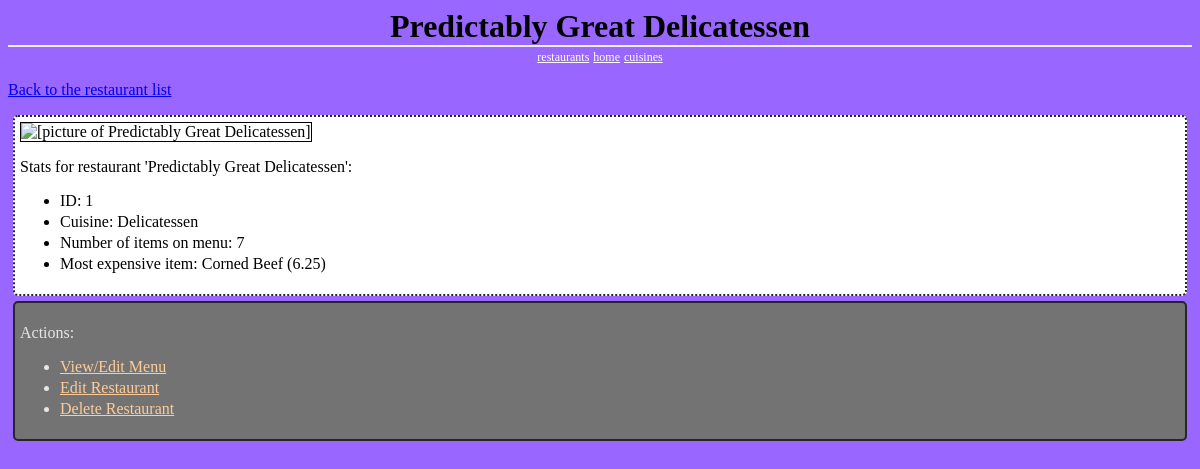
Page /restaurants/1/ on the committed database.
### database_setup.py (models this page shows, shortened)
class Restaurant(Base):
	__tablename__ = 'restaurant'
	id = Column(Integer, primary_key=True)
	name = Column(String(250), nullable=False)
	cuisine_id = Column(Integer, ForeignKey('cuisine.id'))
	user_id = Column(Integer, ForeignKey('user.id'))
	picture = Column(LargeBinary, nullable=False)
	cuisine = relationship(Cuisine)
	user = relationship(User)

class Cuisine(Base):
	__tablename__ = 'cuisine'
	id = Column(Integer, primary_key=True)
	name = Column(String(80), nullable=False, unique=True)

class RestaurantMenuItem(Base):
	__tablename__ = 'restaurant_menu_item'
	name = Column(String(80), nullable=False)
	id = Column(Integer, primary_key=True)
	description = Column(String(250), nullable=False)
	price = Column(Float, nullable=False)
	picture = Column(LargeBinary, nullable=False)
	restaurant_id = Column(Integer, ForeignKey('restaurant.id'))
	baseMenuItem_id = Column(Integer, ForeignKey('base_menu_item.id'))
	menuSection_id = Column(Integer, ForeignKey('menu_section.id'))
	restaurant = relationship(Restaurant)
	baseMenuItem = relationship(BaseMenuItem)
	menuSection = relationship(MenuSection)
	CheckConstraint('price >= 0')

### project.py (the view)
@app.route('/restaurants/<int:restaurant_id>/')
def restaurant(restaurant_id):
        restaurant = RestaurantManager.getRestaurant(restaurant_id)
        restaurantMenuItems = RestaurantManager.\
                              getRestaurantMenuItems(restaurant_id=restaurant_id)
        cuisine = RestaurantManager.getCuisine(cuisine_id=restaurant.cuisine_id)
        numMenuItems = len(restaurantMenuItems)
        print restaurant.picture
        if numMenuItems > 0:
            mostExpensiveItem = restaurantMenuItems[0]
            for item in restaurantMenuItems:
                if item.price > mostExpensiveItem.price:
                    mostExpensiveItem = item
                    mostExpensiveItem.price = Decimal(mostExpensiveItem.price).quantize(Decimal('0.01'))
            mostExpensiveItem.price = Decimal(mostExpensiveItem.price).quantize(Decimal('0.01'))
        else:
            mostExpensiveItem = RestaurantManager.\
                                getBaseMenuItem(baseMenuItem_id=-1)
            mostExpensiveItem.name = 'N/A'
            mostExpensiveItem.price = 'N/A'
        return render_template('Restaurant.html',
                               restaurant=restaurant,
                               numMenuItems=numMenuItems,
                               mostExpensiveItem=mostExpensiveItem,
                               cuisine=cuisine)

### RestaurantManager.py (called while the page is built)
def getRestaurantDBSession():
    engine = create_engine('sqlite:///restaurants.db')
    Base.metadata.bind = engine
    DBSession = sessionmaker(bind=engine)
    session = DBSession()
    return session

def getRestaurant(rest_id):
    session = getRestaurantDBSession()
    restaurant = session.query(Restaurant).\
                 filter_by(id=rest_id).first()
    session.close()
    return restaurant

def getCuisine(cuisine_id=None, name=None):
    session = getRestaurantDBSession()
    if cuisine_id is not None:
        cuisine  = session.query(Cuisine).filter_by(id=cuisine_id).first()
    elif name is not None:
        cuisine = session.query(Cuisine).filter_by(name=name).first()
    session.close()
    return cuisine

### templates/Restaurant.html (shortened to what this page needs)
<html>
<head>
	<link rel=stylesheet type=text/css href="{{url_for('static',
											           filename='Restaurants.css')}}">
</head>
<body>
	<h1 class='header'>
		{{restaurant.name}}
	</h1>
	<div class='homeLinks'>
		<a href="{{url_for('restaurants')}}">restaurants</a>
		<a href="{{url_for('restaurantManagerIndex')}}">home</a>
		<a href="{{url_for('cuisines')}}">cuisines</a>
	</div>
	<p>
		<a class='back' href="{{url_for('restaurants')}}">
			Back to the restaurant list
		</a>
	</p>
	<div class='stats'>
		<div class='photo'>
			<img id='photo' src="{{url_for('uploaded_file', filename=restaurant.picture)}}" alt='[picture of {{restaurant.name}}]' max-width=100%>
		</div>
		<p>
			Stats for restaurant '{{restaurant.name}}':
		</p>
		<ul>
			<li>ID: {{restaurant.id}}</li>
			<li>Cuisine: {{cuisine.name}}</li>
			<li>Number of items on menu: {{numMenuItems}}</li>
			<li>Most expensive item: {{mostExpensiveItem.name}}
				({{mostExpensiveItem.price}})</li>
		</ul>
	</div>
	<div class='list'>
	<p>Actions:</p>
	<ul>
		<li><a class='actionLink' href="{{url_for('restaurantMenu',
							   restaurant_id=restaurant.id)}}">
			View/Edit Menu</a>
		</li>
		<li><a class='actionLink' href="{{url_for('editRestaurant',
							   restaurant_id=restaurant.id)}}">
			Edit Restaurant</a>
		</li>
		<li><a class='actionLink' href="{{url_for('deleteRestaurant',
							   restaurant_id=restaurant.id)}}">
			Delete Restaurant</a>
		</li>
	</ul>
</body>
</html>

### static/Restaurants.css (style rules this page uses)
body { font-family: serif; background-color: #9966ff; }
li { margin: 0 0 3px 0; }
.header { left: 50%; text-align: center; font-family: 'Georgia', serif; border-bottom: 2px solid #eee; margin: 0; }
.homeLinks { left: 50%; text-align: center; }
.photo { max-width: 300px; max-height: 300px; }
.list { border: 2px solid; border-radius: 5px; padding: 5px; margin: 5px; border-color: #262626; background-color: #737373; color: #e6e6e6; }
.stats { border: 2px dotted; border-radius: 5px; padding: 5px; margin: 5px; border-color: #262626; background-color: #ffffff; color: #000000; }
.actionLink { color: #ffcc99; }
.homeLinks a { font-family: 'Georgia', serif; color: #ffffff; font-size: .75em; }
#photo { max-width: 100%; max-height: 300px; border: 1px solid; border-color: #000000; }

### rows in the picture
Restaurant: name "Predictably Great Delicatessen", id "1"
Cuisine: name "Delicatessen"
RestaurantMenuItem: name "Corned Beef", price "6.25"

### other values in the picture
{{ numMenuItems }} "7"
